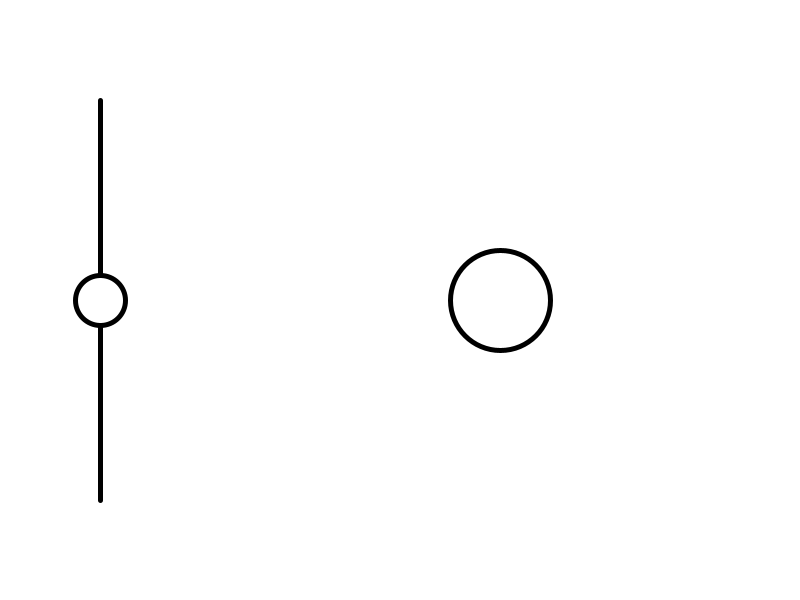
Frame 1 (no input)
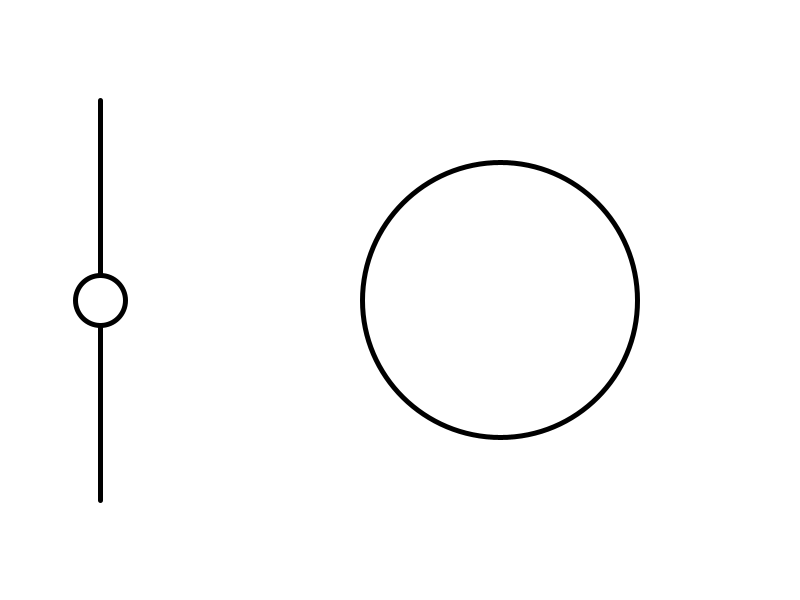
Frame 60 (the mouse pressed at the canvas centre just before this capture)
Frame 120 (the mouse held since frame 60 and released just before this capture): identical to frame 60, image omitted

The Processing sketch that drew these frames (run headless with seeded random() and noise(); from frame 60 on, the mouse is pressed at the canvas centre):

// Processing sketch: Slider
// ── Slider.pde
float sliderY;
float size;

void setup() {
  size(800, 600);
  strokeWeight(5);
  sliderY = 300;
  size = 100;
}

void draw() {
  background(255);
  line(100, 100, 100, 500);
  circle(100, sliderY, 50);
  circle(500, 300, size);
  size = map(sliderY, 100, 500, 50, 500);
}


void mouseDragged() {
  controlSlider();
}

void mousePressed() {
  controlSlider();
}

void controlSlider() {
  if (mouseX > 50 && mouseX < 150 && mouseY > 100 && mouseY < 500 ) {
    sliderY = mouseY;
  }
}
